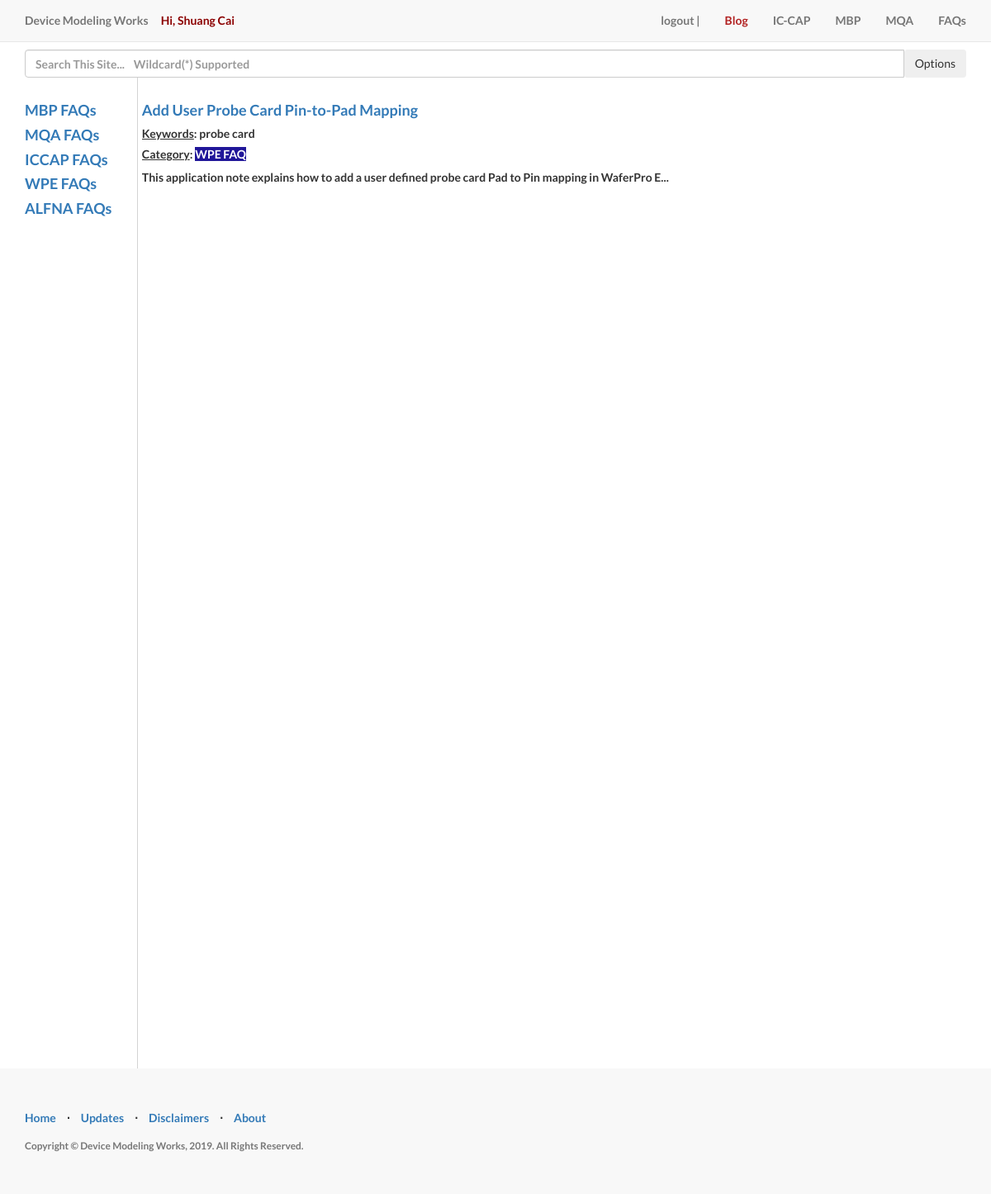
The app's page /wpefaq (signed in), older data.
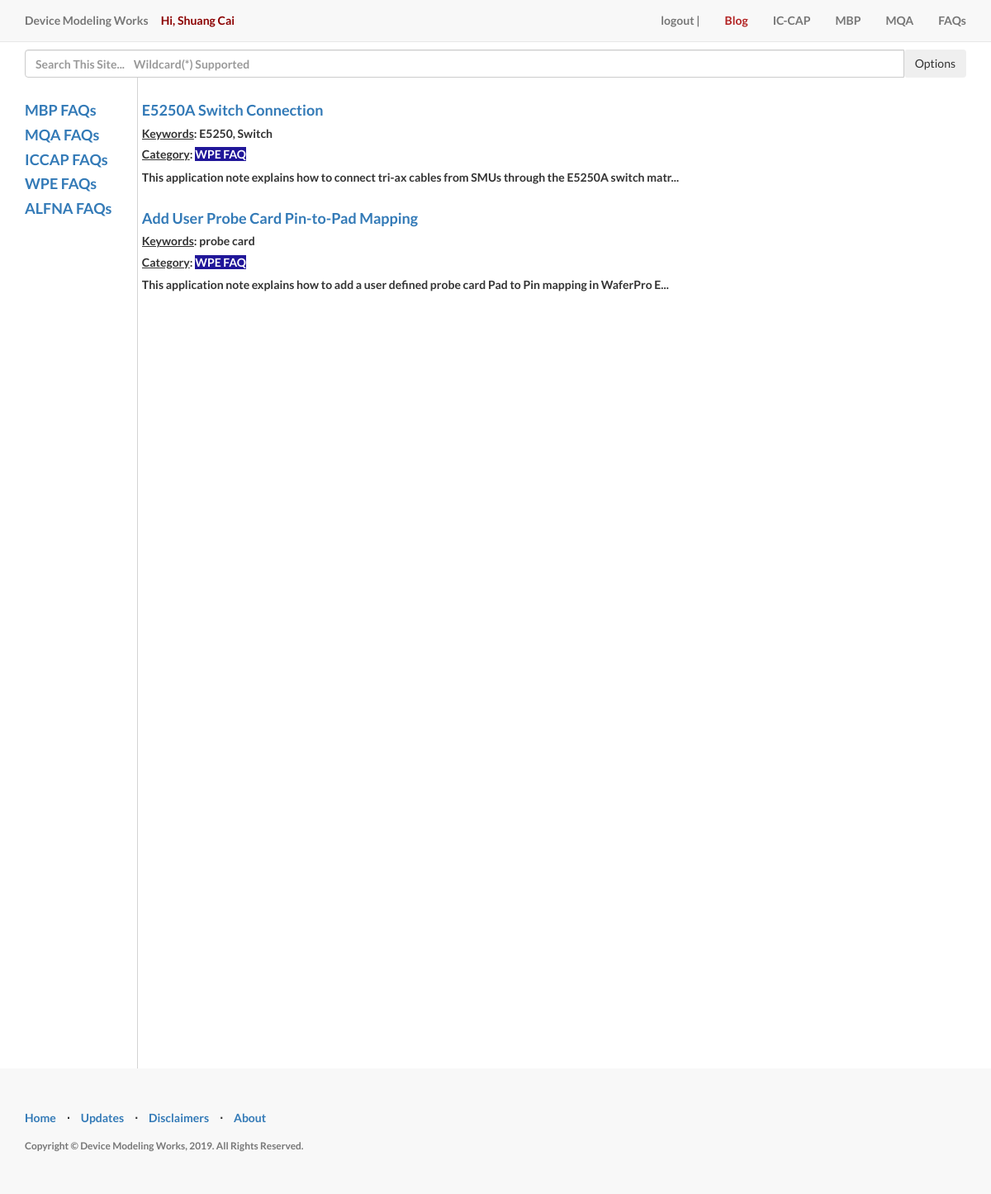
The same page, newer data.
### __init__.py (models this page shows, shortened)
class User(db.Model, UserMixin):
    id = db.Column(db.Integer, primary_key=True)
    email = db.Column(db.String(255), unique=True)
    password = db.Column(db.String(255))
    company = db.Column(db.String(255))
    username = db.Column(db.String(255), unique=True)
    last_login_at = db.Column(db.DateTime())
    current_login_at = db.Column(db.DateTime())
    active = db.Column(db.Boolean())
    confirmed_at = db.Column(db.DateTime())
    last_login_ip = db.Column(db.String(45))
    current_login_ip = db.Column(db.String(45))
    login_count = db.Column(db.Integer)
    roles = db.relationship('Role', secondary=roles_users,
                            backref=db.backref('users', lazy='dynamic'))

class Post(db.Model):
    __searchable__ = ['title', 'abs', 'content']
    id = db.Column(db.Integer(), primary_key=True)
    title = db.Column(db.String(255), unique=True)
    author_id = db.Column(db.Integer)
    abs = db.Column(db.String())
    content = db.Column(db.Text())
    create_date = db.Column(db.DateTime())
    category = db.Column(db.String(128))
    last_modify_date = db.Column(db.DateTime())
    route = db.Column(db.String(128))

### __init__.py (the view)
@app.route(route_wpefaq_list)
@login_required
def wpefaq():
    recordPostHistory(route_wpefaq_list)
    results = Post.query.filter(Post.category == 'wpefaq').order_by(desc(Post.create_date)).limit(displayUpto).all()
    return render_template('faq/wpe/wpefaqlist.html', slist=results, func=getCategory)

### __init__.py (called while the page is built, shortened)
def recordPostHistory(rt):
    id = -1  # anonymous, used for public
    if hasattr(current_user, 'id'):
        id = current_user.id
    if id == 3:  # 3 is Shuang Cai, no need to record myself. :)
        return

@app.context_processor
def inject_Search_Options():
    return searchOptions

def getCategory(txt):
    if txt == 'mbpst':
        return "MBP Script Tutorial"
    elif txt == "mbpfaq":
        return "MBP FAQ"
    elif txt == "wpefaq":
        return "WPE FAQ"
    elif txt == "alfnafaq":
        return "ALFNA FAQ"
    elif txt == "video":
        return "Video Demos"
    elif txt == "mqarules":
        return "MQA Rules"
    elif txt == "mqafaq":
        return "MQA FAQ"
    elif txt == "iccapfaq":
        return "ICCAP FAQ"
    elif txt == "blog":
        return "Blog"
    elif txt == "pyrfs":
        return "PyRFS"
    return "Other"

### templates/faq/wpe/wpefaqlist.html
{% extends "faq/faq_index.html" %}
{% block faqmain %}
{% if slist.__len__()>0 %}
<div style="height: 1000px; overflow:auto">
    {% for item in slist:%}
    <h4><a href="{{item.route}}">{{item.title}}</a></h4>
    <h5><u>Keywords</u>: {{item.abs}}</h5>
    <h5><u>Category</u>: <font style="background-color:#201699; color:#FFFFFF"> {{ func(item.category) }}</font></h5>
    {% if item.content.__len__()>110 %}
    {{item.content[:100]}}...
    {% else %}
    {{item.content}}
    {% endif %}
    <br/><br/>
    {% endfor %}
    {% else %}
    <h3>No posts yet!</I></h3>
    <br/><br/><br/>
    {% endif %}
</div>
<br>
<br>
<br>
<br>
{% endblock %}

### templates/faq/faq_index.html (shortened to what this page needs)
{% extends "layouts/mf.html" %}
{% block content %}
<div class="container">
        <div style="float:left; width: 12%; height:1200px; margin-right:5px; overflow:auto; border-right-width:1px;border-right-style:solid; border-right-color: #D3D3D3">
            {% include 'faq/toc.html' %}
        </div>
        <div style="float:center; height:1200px; overflow: auto">
            <br/>
            {% block faqmain %}
            {% endblock %}
            <br/><br/>
        </div>
</div>
{% endblock %}

### templates/layouts/mf.html (shortened to what this page needs)
{% extends "layouts/base.html" %}
{% block search %}
<br/><br/><br/>
<div class="container">
    <form method="post" action="/search">
        <div style="float:center;">
            <div class="input-group" id="search_field_w_button">
                <input type="text" class="form-control" name='search'
                       placeholder="Search This Site...    Wildcard(*) Supported">
                <span class="input-group-btn">
                <button class="btn btn-secondary" type="button" name='searchOptionButton' id='searchOptionButton'
                        onclick="displaySearchOptions()">Options</button>
                </span>
            </div>
        </div>
    </form>
</div>
{% endblock %}

### templates/layouts/base.html (shortened to what this page needs)
<!DOCTYPE html>
<html lang="en">
<head>
    <link href="/static/css/bootstrap.min.css" rel="stylesheet">
    <link href="/static/css/landing-page.css" rel="stylesheet">
    <link href="/static/font-awesome/css/font-awesome.min.css" rel="stylesheet" type="text/css">
</head>
<body>
<nav class="navbar navbar-default navbar-fixed-top topnav" role="navigation">
    <div class="container topnav">
        <div class="navbar-header">
            <a class="navbar-brand topnav" href="/">Device Modeling Works</a>
            <a class="navbar-brand topnav" style="color:#8B0000">
                {% if current_user.username.__len__()>0 %}
                Hi, {{current_user.username}}
                {% endif %}
            </a>
        </div>
        <div class="collapse navbar-collapse" id="bs-example-navbar-collapse-1">
            <ul class="nav navbar-nav navbar-right">
                <li>
                    {% if current_user.username.__len__()==0 %}
                    <a href="/login"> login | </a>
                    {% else %}
                    <a href="/logout"> logout | </a>
                    {% endif %}
                </li>
                <li>
                    <a href="/blog"><font style="color:#B22222">Blog</font></a>
                </li>
                <li>
                    <a href="/iccap">IC-CAP</a>
                </li>
                <li>
                    <a href="/mbp">MBP</a>
                </li>
                <li>
                    <a href="/mqa">MQA</a>
                </li>
                <li>
                    <a href="/faq">FAQs</a>
                </li>
            </ul>
        </div>
    </div>
</nav>
{% block search %}
{% endblock%}
{% block content%}
{% endblock%}
<footer>
    <div class="container">
        <div class="row">
            <div class="col-lg-12">
                <ul class="list-inline">
                    <li>
                        <a href="/">Home</a>
                    </li>
                    <li class="footer-menu-divider">&sdot;</li>
                    <li><a href="/update_history" target="_blank">Updates</a></li>
                    <li class="footer-menu-divider">&sdot;</li>
                    <li>
                        <a href="/disclaimer" target="_blank">Disclaimers</a>
                    </li>
                    <li class="footer-menu-divider">&sdot;</li>
                    <li>
                        <a href="/about">About</a>
                    </li>
                </ul>
                <p class="copyright text-muted small">Copyright &copy; Device Modeling Works, 2019. All Rights
                    Reserved. </p>
            </div>
        </div>
    </div>
</footer>
</body>
</html>

### templates/faq/toc.html
<br/>
<div>
    <h4><a href="/mbpfaq">MBP FAQs</a></h4>
    <h4><a href="/mqafaq">MQA FAQs</a></h4>
    <h4><a href="/iccapfaq">ICCAP FAQs</a></h4>
    <h4><a href="/wpefaq">WPE FAQs</a></h4>
    <h4><a href="/alfnafaq">ALFNA FAQs</a></h4>
    <br/><br/><br/><br/><br/>
</div>

### static/css/landing-page.css (style rules this page uses)
body, html { width: 100%; height: 100%; }
body, h1, h2, h3, h4, h5, h6 { font-family: "Lato","Helvetica Neue",Helvetica,Arial,sans-serif; font-weight: 700; }
.topnav { font-size: 14px; }
footer { padding: 50px 0; background-color: #f8f8f8; }
p.copyright { margin: 15px 0 0; }
ul { list-style: disc inside none }
.col-xs-1, .col-sm-1, .col-md-1, .col-lg-1, .col-xs-2, .col-sm-2, .col-md-2, .col-lg-2, .col-xs-3, .col-sm-3, .col-md-3, .col-lg-3, .col-xs-4, .col-sm-4, .col-md-4, .col-lg-4, .col-xs-5, .col-sm-5, .col-md-5, .col-lg-5, .col-xs-6, .col-sm-6, .col-md-6, .col-lg-6, .col-xs-7, .col-sm-7, .col-md-7, .col-lg-7, .col-xs-8, .col-sm-8, .col-md-8, .col-lg-8, .col-xs-9, .col-sm-9, .col-md-9, .col-lg-9, .col-xs-10, .col-sm-10, .col-md-10, .col-lg-10, .col-xs-11, .col-sm-11, .col-md-11, .col-lg-11, .col-xs-12, .col-sm-12, .col-md-12, .col-lg-12 { position: relative; min-height: 1px; padding-right: 15px; padding-left: 15px; }
.row { margin-right: -15px; margin-left: -15px; }

Row changes from the older to the newer data that the page shows:
added Post: title "E5250A Switch Connection", abs "E5250, Switch", category "WPE FAQ", content "This application note explains how to connect tri-ax cables from SMUs through the E5250A switch matr"
